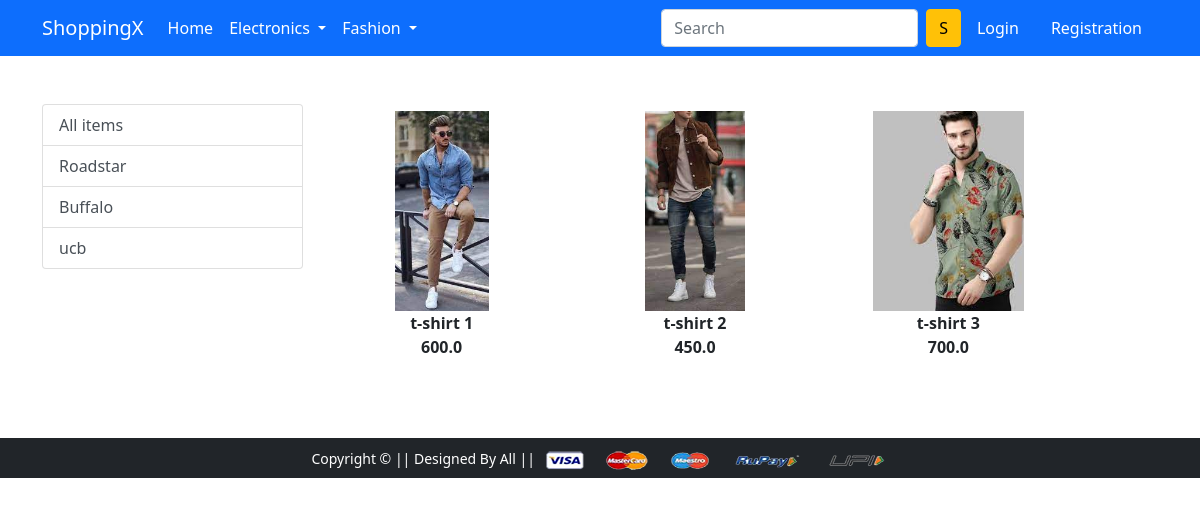
Screenshot of /topwear/ with the database file from the repository.
### app/models.py (models this page shows)
class Product(models.Model):
    title = models.CharField(max_length=100)
    selling_price = models.FloatField()
    discounted_price = models.FloatField()
    description = models.TextField()
    brand = models.CharField(max_length=100)
    category = models.CharField(max_length=2, choices= category_choices)
    product_image = models.ImageField(upload_to = 'product image')
    def get_absolute_url(self):
        return reverse("product-detail", kwargs={"pk": self.pk})

### app/views.py (the view, shortened to what this page needs)
# urls.py: path('topwear/', views.topwear, name='topwear'),
def topwear(request, data = None):
    if data == None:
        topwears = Product.objects.filter(category='TW')
        cat=Product.objects.filter(category='TW').values_list('brand', flat=True).distinct()
        context = {
            'topwears': topwears,
            'category': cat,
        }
    return render(request, 'app/topwear.html', context)

### app/templatetags/filters.py (called while the page is built)
@register.filter(name='minus')
def minus(value, arg):
    a = value - arg
    return a

### templates/app/topwear.html (shortened to what this page needs)
{% extends 'app/base.html' %}
{% load static %}
{% load filters %}
{% block main-content %}
<div class="container my-5">
 <div class="row">
    <div class="col-sm-3">
        <div class='list-group'>
            <a href = '{% url "topwear" %}' class = 'list-group-item list-group-item-action' aria-current = 'true'> All items </a>
            {% for cat in category %}
            <a href = '{% url "topwear_data" cat %}' class = 'list-group-item list-group-item-action' aria-current = 'true'> {{cat}} </a>
            {% endfor %}
        </div>
    </div>
    <div class='col-sm-8'>
        <div class='row'>
        {% for topwear in topwears %}
        <div class= 'col-sm-4 text-center mb-4'>
            <a href="{{topwear.get_absolute_url}}" class='btn'>
        <img src= "{{topwear.product_image.url}}" alt="" height="200px">
        <div class='fw-bold'>{{topwear.title}}</div>
        <div class='fw-bold'>{{topwear.selling_price|minus:topwear.discounted_price}}</div>
        </a>
        </div>
        {%endfor%}
        </div>
    </div>
</div>
</div>
{% endblock main-content %}

### rows the page displays
Product: product_image (picture), title "t-shirt 1", selling_price|minus "600.0"
Product: product_image (picture), title "t-shirt 2", selling_price|minus "450.0"
Product: product_image (picture), title "t-shirt 3", selling_price|minus "700.0"

### other values shown
{{ cat }} "Roadstar" "Buffalo" "ucb"
